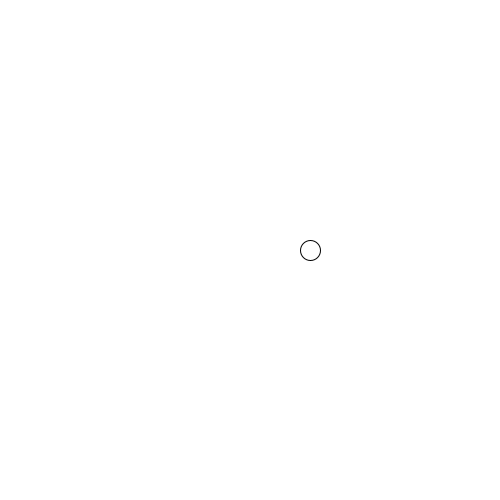
Frame 1 (no input)
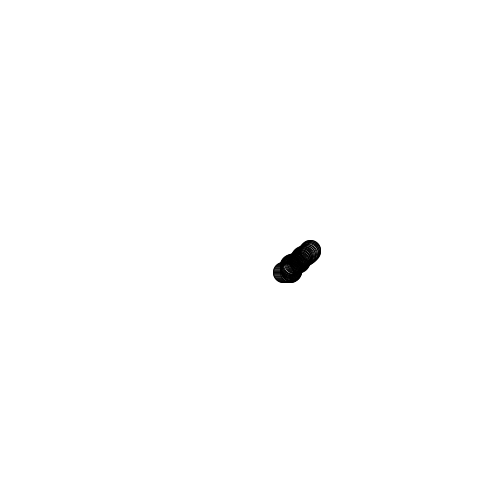
Frame 60 (the mouse pressed at the canvas centre just before this capture)
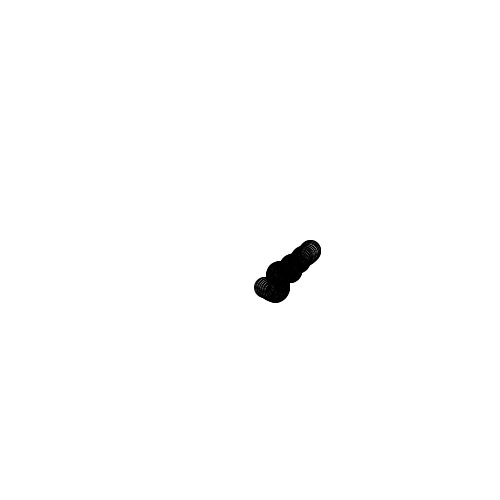
Frame 120 (the mouse held since frame 60 and released just before this capture)

The Processing sketch that drew these frames (run headless with seeded random() and noise(); from frame 60 on, the mouse is pressed at the canvas centre):

// Processing sketch: ex1_PerlinNoise
// ── ex1_PerlinNoise.pde

float time =0;
float theta = 0;
float increment = 0.01;

void setup(){
 size(500,500);
 background(255);
 smooth();
}

void draw(){
  
//원이 움직일 크기 r을 Perlin Noise 함수로 지정  
float r = noise(time);  

//r이 보다 큰 크기로 자연스레 움직이기 위한 Map 함수 지정
  float s = map(r,0,1,0,100);
  
   
//원을 그릴 벡터 X, 벡터 Y 설정
  float x = s * cos(theta);
  float y = s * sin(theta);
   
  noFill();
  ellipse(x + width/2, y + height/2, 20,20);
  theta += 0.01;
  time += increment;
  
}
